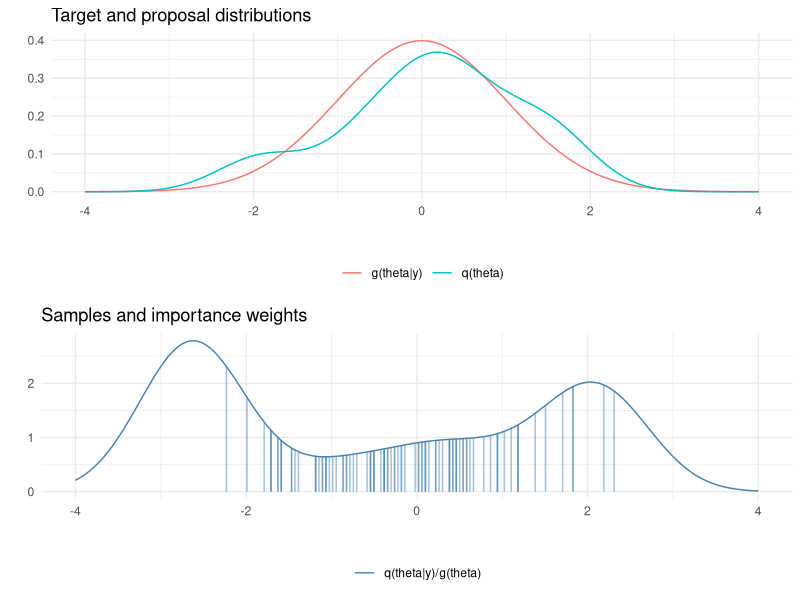

Here is the R script that generated this plot:
#' ---
#' title: "Bayesian data analysis demo 10.2"
#' author: "Aki Vehtari, Markus Paasiniemi"
#' date: "`r format(Sys.Date())`"
#' output:
#'   html_document:
#'     theme: readable
#'     code_download: true
#' ---

#' ## Importance sampling example
#' 

#' ggplot2 and gridExtra are used for plotting, tidyr for manipulating
#' data frames
#+ setup, message=FALSE, error=FALSE, warning=FALSE
library(ggplot2)
theme_set(theme_minimal())
library(gridExtra)
library(tidyr)

#' Fake interesting distribution
x <- seq(-4, 4, length.out = 200)
r <- c(1.1, 1.3, -0.1, -0.7, 0.2, -0.4, 0.06, -1.7,
       1.7, 0.3, 0.7, 1.6, -2.06, -0.74, 0.2, 0.5)

#' Compute unnormalized target density (named q, to emphasize that it
#' does not need to be normalized).
q <- density(r, bw = 0.5, n = 200, from = -4, to = 4)$y

#' Gaussian proposal distribution
g <- dnorm(x)
w <- q/g
rs <- rnorm(100)
# find nearest point for which the kernel has been evaluated for each sample
rsi <- sapply(rs, function(arg) which.min(abs(arg - x)))
#' Self-normalized importance weights and the expectation wrt q
wr <- q[rsi]/dnorm(x[rsi])
wrn <- wr/sum(wr)
(Ex <- sum(wrn*x[rsi]))

#' Create a plot of the target and proposal distributions
df1 <- data.frame(x, q, g) %>%
  pivot_longer(cols = !x, names_to = "grp", values_to = "p")
distr <- ggplot(data = df1) +
  geom_line(aes(x, p, fill = grp, color = grp)) +
  labs(title = 'Target and proposal distributions', x = '', y = '') +
  scale_color_discrete(labels = c('g(theta|y)', 'q(theta)')) +
  theme(legend.position = 'bottom', legend.title = element_blank())

#' Create a plot of the draws and importance weights
samp <- ggplot() +
  geom_line(aes(x, w, color = '1')) +
  geom_segment(aes(x = x[rsi], xend = x[rsi], y = 0, yend = wr),
               alpha = 0.5, color = 'steelblue') +
  labs(title = 'Samples and importance weights', x = '', y = '') +
  scale_color_manual(values = c('steelblue'), labels = 'q(theta|y)/g(theta)') +
  theme(legend.position = 'bottom', legend.title = element_blank())

#' Combine the plots
grid.arrange(distr, samp)
